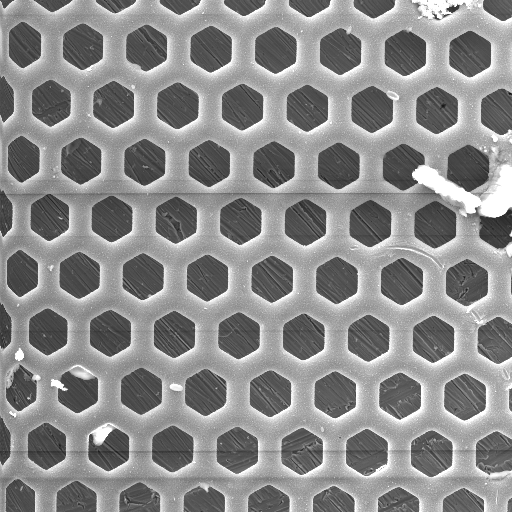
#> input picture IV. Scanning Electron Microscopy/data/001_a.bmp, 512 x 512 px, found by its file name
$ jupyter execute --allow-errors SEM.ipynb
#> lines starting #> are read from the running program, lines starting #| are printed output that depends on the picture
# Applied Physics Lab - IV. Scanning Electron Microscope @ ELTE

[cell 1]
import os
import numpy as np

import seaborn as sns
import matplotlib as mpl
import matplotlib.pyplot as plt

[cell 2]
# Set axtick dimensions
major_size = 6
major_width = 1.2
minor_size = 3
minor_width = 1
mpl.rcParams['xtick.major.size'] = major_size
mpl.rcParams['xtick.major.width'] = major_width
mpl.rcParams['xtick.minor.size'] = minor_size
mpl.rcParams['xtick.minor.width'] = minor_width
mpl.rcParams['ytick.major.size'] = major_size
mpl.rcParams['ytick.major.width'] = major_width
mpl.rcParams['ytick.minor.size'] = minor_size
mpl.rcParams['ytick.minor.width'] = minor_width

# Seaborn style settings
sns.set_style({'axes.axisbelow': True,
               'axes.edgecolor': '.8',
               'axes.facecolor': 'white',
               'axes.grid': True,
               'axes.labelcolor': '.15',
               'axes.spines.bottom': True,
               'axes.spines.left': True,
               'axes.spines.right': True,
               'axes.spines.top': True,
               'figure.facecolor': 'white',
               'font.family': ['sans-serif'],
               'font.sans-serif': ['Arial',
                'DejaVu Sans',
                'Liberation Sans',
                'Bitstream Vera Sans',
                'sans-serif'],
               'grid.color': '.8',
               'grid.linestyle': '--',
               'image.cmap': 'rocket',
               'lines.solid_capstyle': 'round',
               'patch.edgecolor': 'w',
               'patch.force_edgecolor': True,
               'text.color': '.15',
               'xtick.bottom': True,
               'xtick.color': '.15',
               'xtick.direction': 'in',
               'xtick.top': True,
               'ytick.color': '.15',
               'ytick.direction': 'in',
               'ytick.left': True,
               'ytick.right': True})

[cell 3]
directory = '../data/'
figsave_dir = '../Documentation/report/src/img_src/'
figsave_format = 'pdf'
figsave_dpi = 200

# Bold print
b1 = '\033[1m'
b0 = '\033[0m'

[cell 4]
os.listdir(directory)

## Calibrating parameters

[cell 5]
# Distances are in [μm] = [m^-9]
corner_to_same = 61.55

[cell 6]
def calc_scale(pic_corner_to_same):

    # [μm/(1 px)]
    pic_pix = corner_to_same / pic_corner_to_same

    # [μm/(150 px)]
    pic_scale = pic_pix * 150

    return pic_pix, pic_scale

#### Calibration image

[cell 7]
# magnitude : 1250
pic_cal_pix = 50/209
pic_cal_scale = pic_cal_pix * 150
print('Scale on calibration pic is {0:.2f} μm/150 px'.format(pic_cal_scale))

[cell 8]
# magnitude : 1250
pic_cal_pix, pic_cal_scale = calc_scale(pic_corner_to_same=529/2)
print('Scale on calibration pic is {0:.2f} μm/150 px'.format(pic_cal_scale))

#### 001

[cell 9]
# magnitude : 100
pic_001_pix, pic_001_scale = calc_scale(pic_corner_to_same=66)
print('Scale on pic 001 is {0:.2f} μm/150 px'.format(pic_001_scale))

[cell 10]
fig, axes = plt.subplots(figsize=(14,14))

axislabelsize = 25
axisticksize = 25

img = plt.imread(directory + '001_a.bmp')
#> img is the input picture: shape (512, 512); min 9, max 255, mean 139.2
#axes.imshow(img, cmap='Greys_r')
hist, bin_edges = np.histogram(img.flatten(), bins=255)
#> hist = 255 values, max 4077 at index 254, min 0 at index 1, mean 1028; bin_edges = 256 values from 9 to 255
bin_centers = [np.mean([bin_edges[i], bin_edges[i+1]]) for i in range(len(hist))]
#> bin_centers = 255 values from 9.48 to 254.5
axes.plot(bin_centers, hist,
          color='k', lw=3)
axes.fill_between(bin_centers, hist, color='k')
axes.set_xlim(0,255)

axes.set_xlabel('Intensity level', fontsize=axislabelsize)
axes.set_ylabel('Counts', fontsize=axislabelsize)
axes.tick_params(axis='both', which='major', labelsize=axisticksize)

plt.savefig(figsave_dir + '001_a_hist.' + figsave_format,
            format=figsave_format,
            dpi=figsave_dpi,
            bbox_inches='tight')
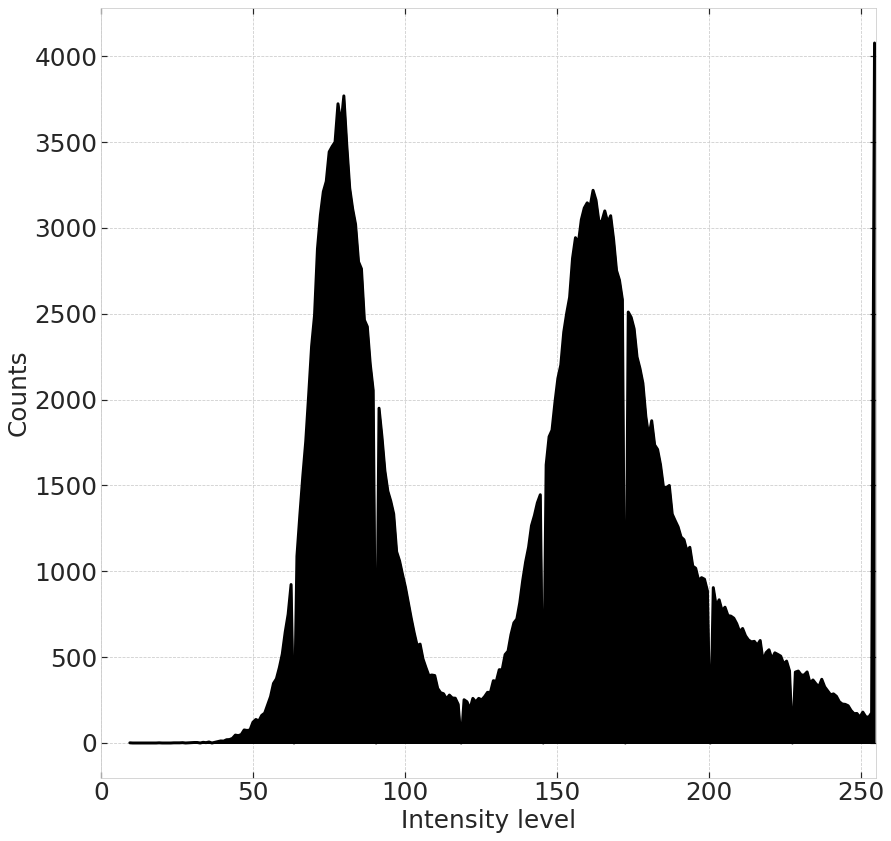
#> figure drawn by matplotlib, 1 panel; curve peaks at x = 254.5, y = 4077

plt.show()

#### 002

[cell 11]
# magnitude : 2000
pic_002_pix, pic_002_scale = calc_scale(pic_corner_to_same=413.2)
print('Scale on pic 002 is {0:.2f} μm/150 px'.format(pic_002_scale))

[cell 12]
fig, axes = plt.subplots(figsize=(14,14))

axislabelsize = 25
axisticksize = 25

img = plt.imread(directory + '002_a.bmp')
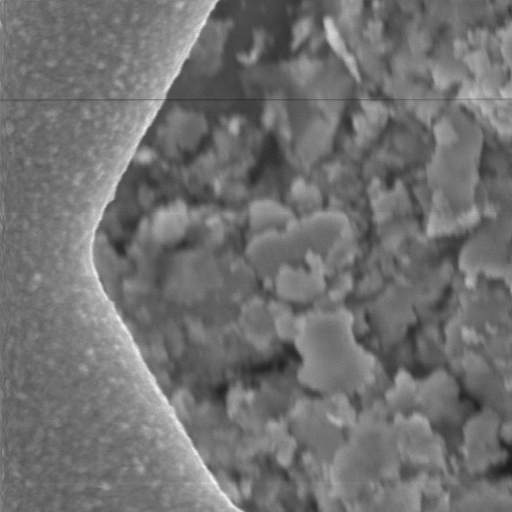
#> input picture IV. Scanning Electron Microscopy/data/002_a.bmp, 512 x 512 px, found by its file name
#> img is the input picture: shape (512, 512); min 27, max 248, mean 113.2
#axes.imshow(img, cmap='Greys_r')
hist, bin_edges = np.histogram(img.flatten(), bins=255)
#> hist = 255 values, max 6245 at index 94, min 0 at index 7, mean 1028; bin_edges = 256 values from 27 to 248
bin_centers = [np.mean([bin_edges[i], bin_edges[i+1]]) for i in range(len(hist))]
#> bin_centers = 255 values from 27.43 to 247.6
axes.plot(bin_centers, hist,
          color='k', lw=3)
axes.fill_between(bin_centers, hist, color='k')
axes.set_xlim(0,255)

axes.set_xlabel('Intensity level', fontsize=axislabelsize)
axes.set_ylabel('Counts', fontsize=axislabelsize)
axes.tick_params(axis='both', which='major', labelsize=axisticksize)

plt.savefig(figsave_dir + '002_a_hist.' + figsave_format,
            format=figsave_format,
            dpi=figsave_dpi,
            bbox_inches='tight')
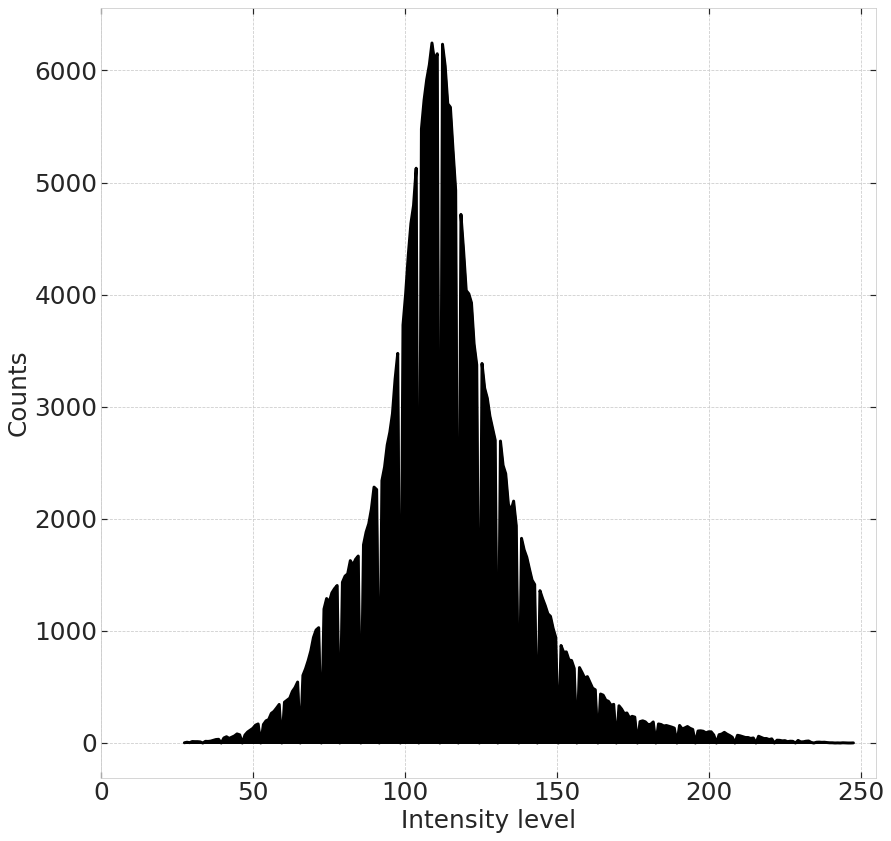
#> figure drawn by matplotlib, 1 panel; curve peaks at x = 108.9, y = 6245

plt.show()

#### 003

[cell 13]
# magnitude : 700
pic_003_pix, pic_003_scale = calc_scale(pic_corner_to_same=293.4)
print('Scale on pic 003 is {0:.2f} μm/150 px'.format(pic_003_scale))

[cell 14]
fig, axes = plt.subplots(figsize=(14,14))

axislabelsize = 25
axisticksize = 25

img = plt.imread(directory + '003_a.bmp')
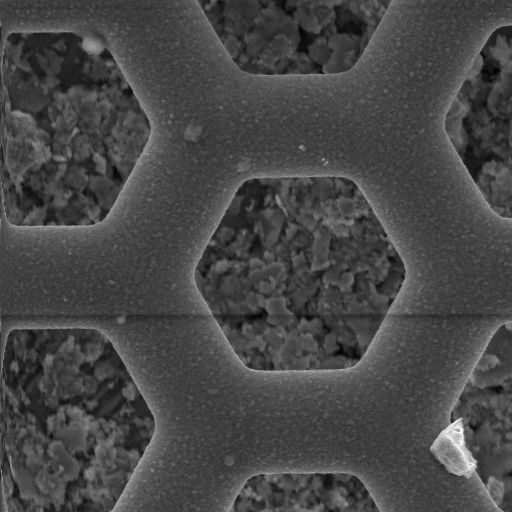
#> input picture IV. Scanning Electron Microscopy/data/003_a.bmp, 512 x 512 px, found by its file name
#> img is the input picture: shape (512, 512); min 0, max 255, mean 70.9
#axes.imshow(img, cmap='Greys_r')
hist, bin_edges = np.histogram(img.flatten(), bins=255)
#> hist = 255 values, max 8723 at index 64, min 0 at index 1, mean 1028; bin_edges = 256 values from 0 to 255
bin_centers = [np.mean([bin_edges[i], bin_edges[i+1]]) for i in range(len(hist))]
#> bin_centers = 255 values from 0.5 to 254.5
axes.plot(bin_centers, hist,
          color='k', lw=3)
axes.fill_between(bin_centers, hist, color='k')
axes.set_xlim(0,255)

axes.set_xlabel('Intensity level', fontsize=axislabelsize)
axes.set_ylabel('Counts', fontsize=axislabelsize)
axes.tick_params(axis='both', which='major', labelsize=axisticksize)

plt.savefig(figsave_dir + '003_a_hist.' + figsave_format,
            format=figsave_format,
            dpi=figsave_dpi,
            bbox_inches='tight')
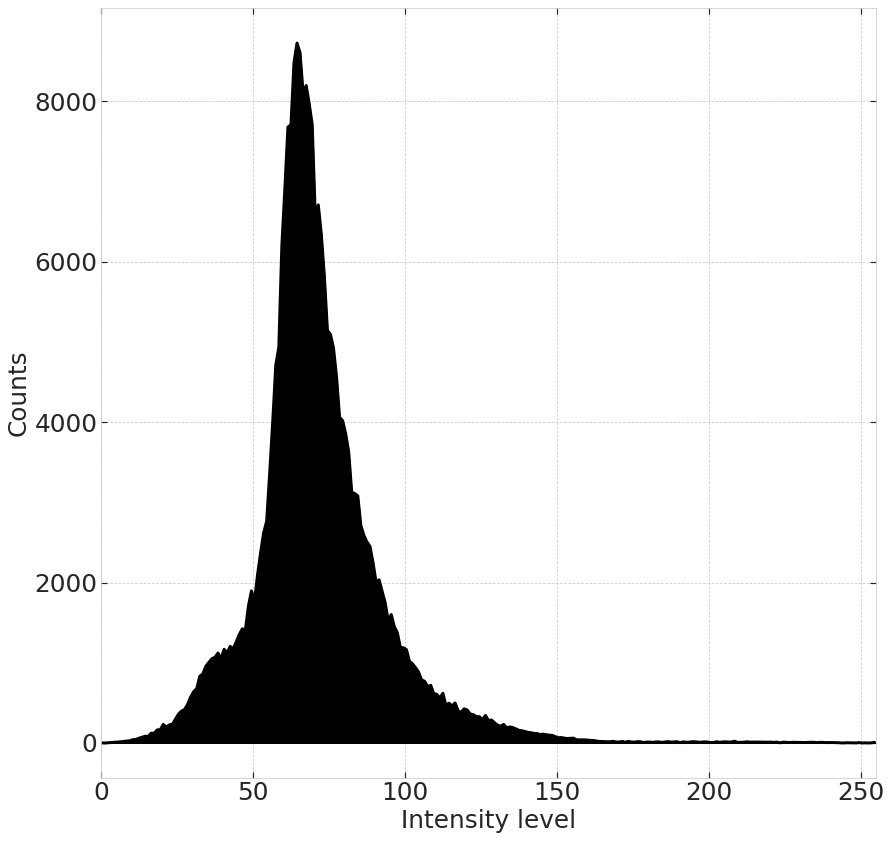
#> figure drawn by matplotlib, 1 panel; curve peaks at x = 64.5, y = 8723

plt.show()

#### 004

[cell 15]
# magnitude : 200
pic_004_pix, pic_004_scale = calc_scale(pic_corner_to_same=84.4)
print('Scale on pic 004 is {0:.2f} μm/150 px'.format(pic_004_scale))

[cell 16]
fig, axes = plt.subplots(figsize=(14,14))

axislabelsize = 25
axisticksize = 25

img = plt.imread(directory + '004_a.bmp')
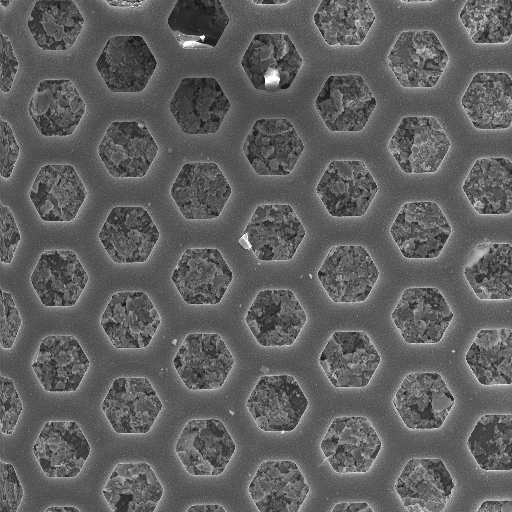
#> input picture IV. Scanning Electron Microscopy/data/004_a.bmp, 512 x 512 px, found by its file name
#> img is the input picture: shape (512, 512); min 16, max 255, mean 95.5
#axes.imshow(img, cmap='Greys_r')
hist, bin_edges = np.histogram(img.flatten(), bins=255)
#> hist = 255 values, max 7538 at index 76, min 0 at index 1, mean 1028; bin_edges = 256 values from 16 to 255
bin_centers = [np.mean([bin_edges[i], bin_edges[i+1]]) for i in range(len(hist))]
#> bin_centers = 255 values from 16.47 to 254.5
axes.plot(bin_centers, hist,
          color='k', lw=3)
axes.fill_between(bin_centers, hist, color='k')
axes.set_xlim(0,255)

axes.set_xlabel('Intensity level', fontsize=axislabelsize)
axes.set_ylabel('Counts', fontsize=axislabelsize)
axes.tick_params(axis='both', which='major', labelsize=axisticksize)

plt.savefig(figsave_dir + '004_a_hist.' + figsave_format,
            format=figsave_format,
            dpi=figsave_dpi,
            bbox_inches='tight')
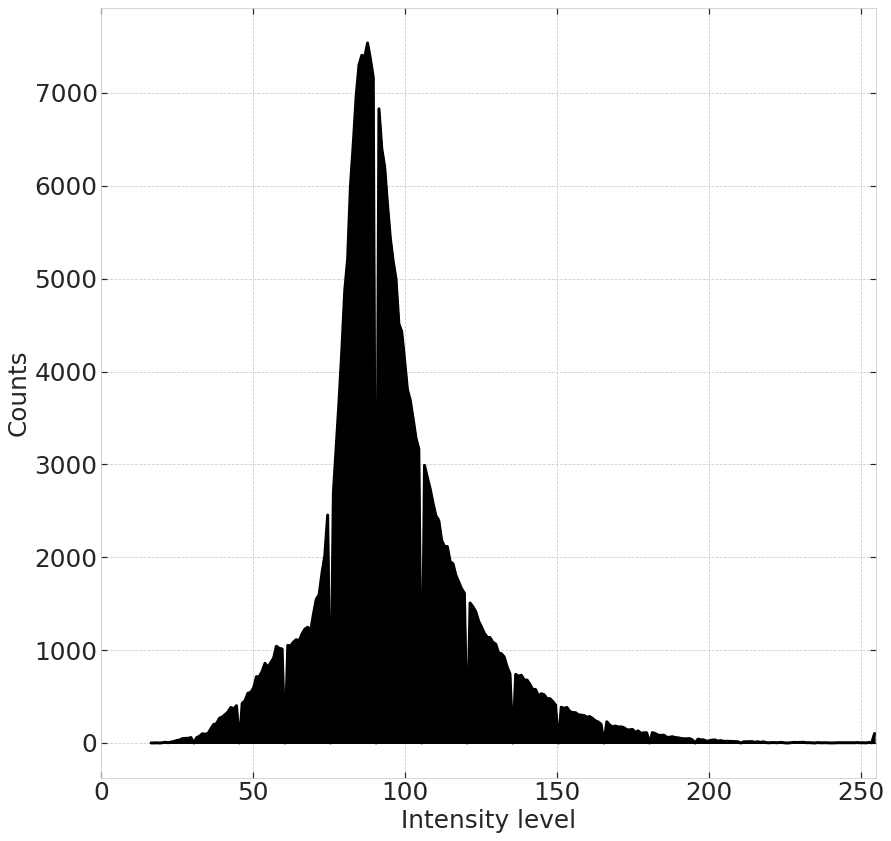
#> figure drawn by matplotlib, 1 panel; curve peaks at x = 87.7, y = 7538

plt.show()

#### 006

[cell 17]
fig, axes = plt.subplots(figsize=(14,14))

axislabelsize = 25
axisticksize = 25

#> (the rest of this cell did not finish here and is left out)

#### 007

[cell 18]
fig, axes = plt.subplots(figsize=(14,14))

axislabelsize = 25
axisticksize = 25

#> (the rest of this cell did not finish here and is left out)

#### 008

[cell 19]
fig, axes = plt.subplots(figsize=(14,14))

axislabelsize = 25
axisticksize = 25

#> (the rest of this cell did not finish here and is left out)

#### 009

[cell 20]
fig, axes = plt.subplots(figsize=(14,14))

axislabelsize = 25
axisticksize = 25

#> (the rest of this cell did not finish here and is left out)

#### 010

[cell 21]
fig, axes = plt.subplots(figsize=(14,14))

axislabelsize = 25
axisticksize = 25

#> (the rest of this cell did not finish here and is left out)

[cell 22]
plt.figure(figsize=(12,8))
plt.plot([100,200,1250,1700,2000],[139.89,109.39,35.89,31.47,22.34], c='tab:red')
plt.scatter([100,200,1250,1700,2000],[139.89,109.39,35.89,31.47,22.34], s=150)
plt.show()
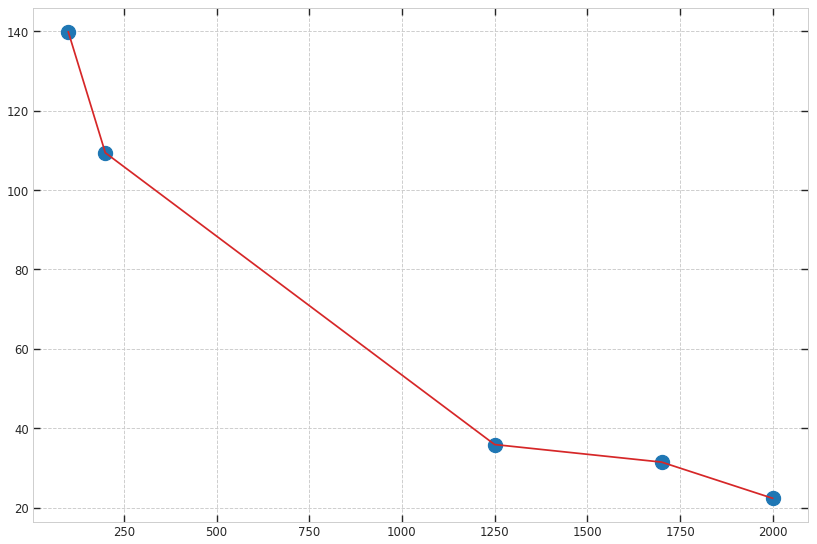
#> figure drawn by matplotlib, 1 panel
